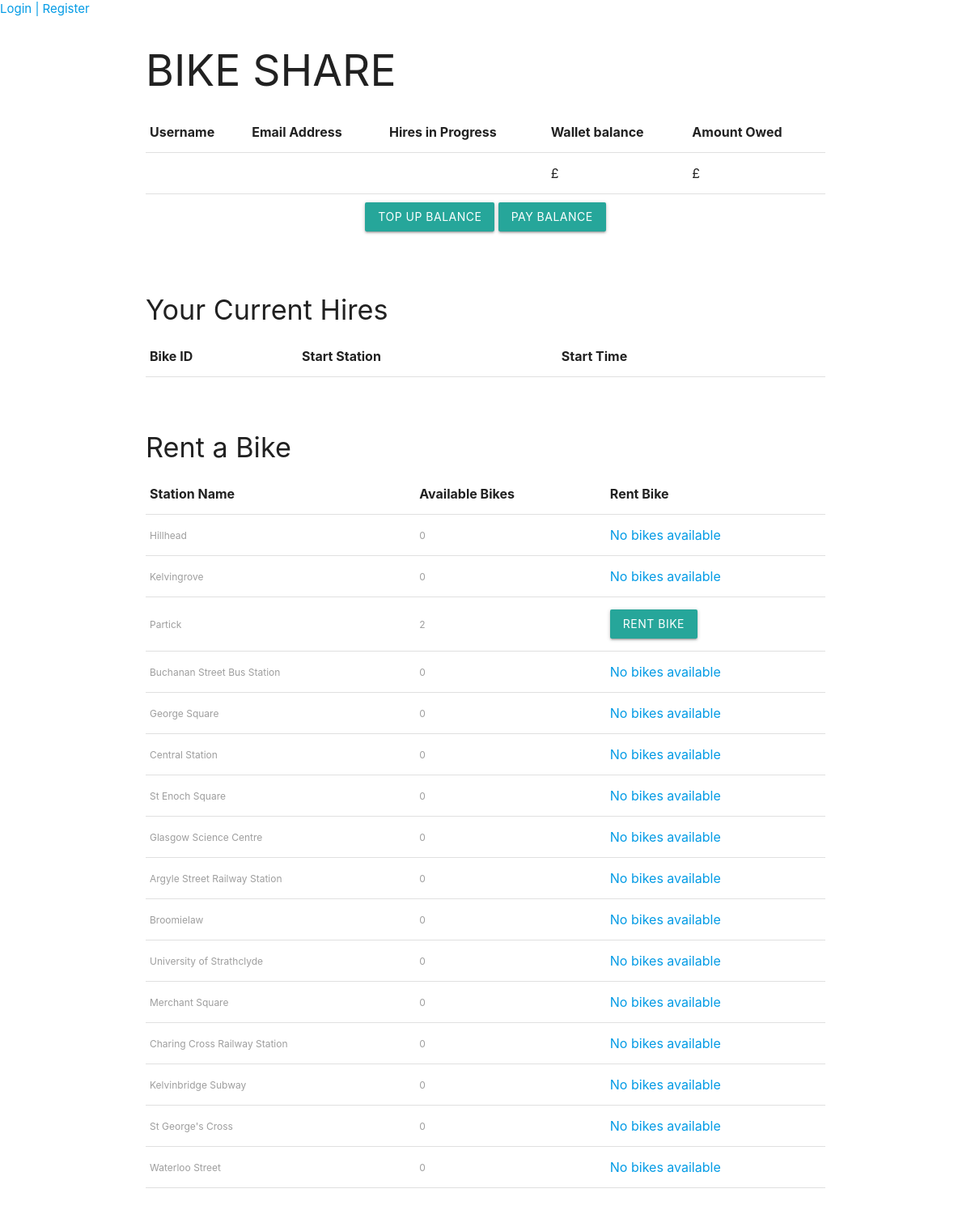
Screenshot of /customer/ with the database file from the repository.
### BikeShare/models.py (models this page shows, shortened)
class Station(models.Model):
    station_name = models.CharField(max_length=100, null=True)
    station_latitude = models.FloatField(null=True)
    station_longitude = models.FloatField(null=True)
    def number_of_bikes(self):
        available_bikes = self.bike_set.all().filter(in_use=False, is_faulty=False)
        return available_bikes.count()

### BikeShare/views.py (the view)
# urls.py: path('customer/', views.customer_page, name='bikeshare-customer'),
def customer_page(request):
    all_stations = Station.objects.all()
    all_bikes = Bike.objects.all()
    customers_orders = Order.objects.all().filter()
    form = LocationForm()
    context = {
        'all_stations': all_stations,
        'all_bikes': all_bikes,
        'customers_orders': customers_orders,
        'form': form}
    return render(request, 'customer_page.html', context=context)

### BikeShare/templates/customer_page.html (shortened to what this page needs)
{% extends 'base.html' %}
{% block content %}
    <body>
    <h2>BIKE SHARE</h2>
    <table align="center">
        <thead>
        <tr>
            <th>Username</th>
            <th>Email Address</th>
            <th>Hires in Progress</th>
            <th>Wallet balance</th>
            <th>Amount Owed</th>
        </tr>
        </thead>
        <tbody>
        <tr>
            <td>{{ request.user.username }}</td>
            <td>{{ request.user.email }}</td>
            <td>{{ request.user.hires_in_progress }}</td>
            <td>£{{ request.user.wallet_balance }}</td>
            <td>£{{ request.user.amount_owed }}</td>
        </tr>
        </tbody>
    </table>
    <div class="container" align="center" style="padding: 10px">
        <button type="button" id="cancel" class="cancelbtn waves-effect waves-light btn"
                onclick="location.href='{% url 'bikeshare:top-up' %}'">Top Up Balance
        </button>
        <button type="button" id="cancel" class="cancelbtn waves-effect waves-light btn"
                onclick="location.href='{% url 'bikeshare:pay-balance' %}'">Pay Balance
        </button>
    </div>
    <br><br>
    <h4>Your Current Hires</h4>
    <table>
        <thead>
        <tr>
            <th>Bike ID</th>
            <th>Start Station</th>
            <th>Start Time</th>
            <th></th>
            <th></th>
        </tr>
        </thead>
    </table>
    <br><br>
    <h4>Rent a Bike</h4>
    <table>
        <thead>
        <tr>
            <th align="center">Station Name</th>
            <th>Available Bikes</th>
            <th>Rent Bike</th>
        </tr>
        </thead>
        <tbody>
        {% for station in all_stations %}
            <form action="{% url 'bikeshare:rent_bike' station.id %}" method="post">
                <tr>
                    <td>
                        <label>{{ station.station_name }} </label>
                    </td>
                    <td>
                        <label>{{ station.number_of_bikes }}</label>
                    </td>
                    <td>
                        {% if station.number_of_bikes > 0 %}
                            <button type="submit" class="cancelbtn waves-effect waves-light btn" name="user_id"
                                    value="{{ request.user.id }}">Rent Bike
                            </button>
                        {% else %}
                            <a>No bikes available</a>
                        {% endif %}
                    </td>
                </tr>
            </form>
        {% endfor %}
        </tbody>
    </table>
    <br><br>
{% endblock %}

### rows the page displays
Station: station_name "Hillhead", number_of_bikes "0", shows "No bikes available"
Station: station_name "Kelvingrove", number_of_bikes "0", shows "No bikes available"
Station: station_name "Partick", number_of_bikes "2"
Station: station_name "Buchanan Street Bus Station", number_of_bikes "0", shows "No bikes available"
Station: station_name "George Square", number_of_bikes "0", shows "No bikes available"
Station: station_name "Central Station", number_of_bikes "0", shows "No bikes available"
Station: station_name "St Enoch Square", number_of_bikes "0", shows "No bikes available"
Station: station_name "Glasgow Science Centre", number_of_bikes "0", shows "No bikes available"
Station: station_name "Argyle Street Railway Station", number_of_bikes "0", shows "No bikes available"
Station: station_name "Broomielaw", number_of_bikes "0", shows "No bikes available"
Station: station_name "University of Strathclyde", number_of_bikes "0", shows "No bikes available"
Station: station_name "Merchant Square", number_of_bikes "0", shows "No bikes available"
Station: station_name "Charing Cross Railway Station", number_of_bikes "0", shows "No bikes available"
Station: station_name "Kelvinbridge Subway", number_of_bikes "0", shows "No bikes available"
Station: station_name "St George's Cross", number_of_bikes "0", shows "No bikes available"
Station: station_name "Waterloo Street", number_of_bikes "0", shows "No bikes available"
